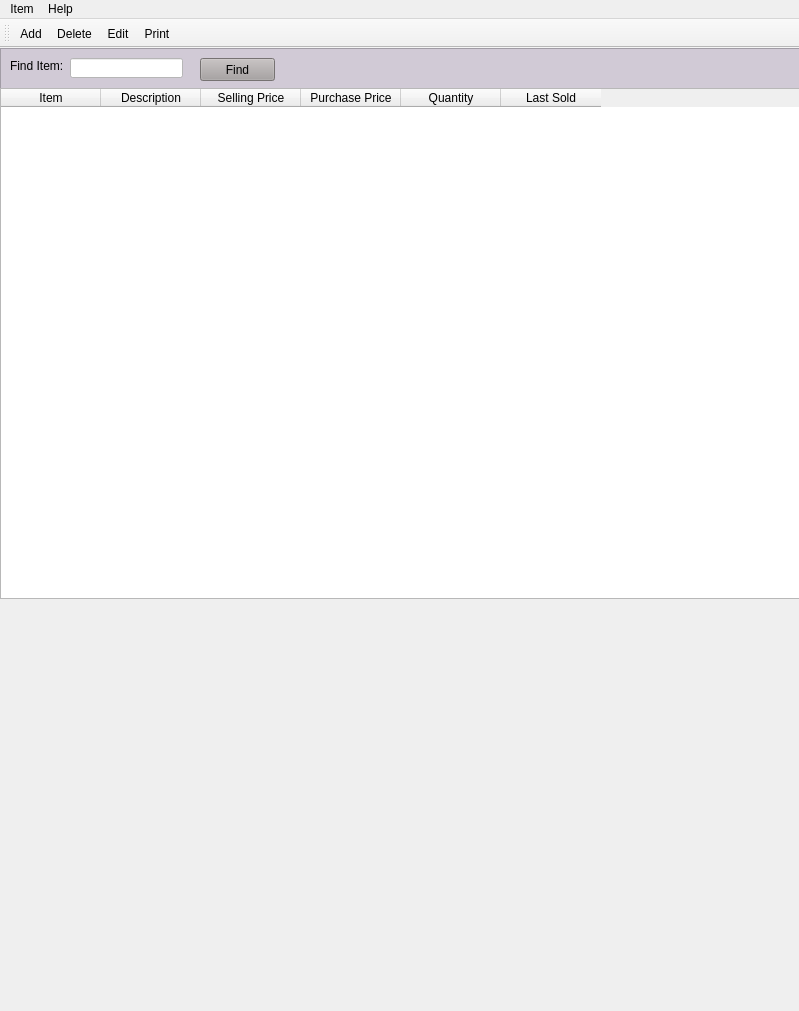
<?xml version="1.0" encoding="UTF-8"?>
<ui version="4.0">
 <class>viewItemWindow</class>
 <widget class="QMainWindow" name="viewItemWindow">
  <property name="geometry">
   <rect>
    <x>0</x>
    <y>0</y>
    <width>799</width>
    <height>1011</height>
   </rect>
  </property>
  <property name="windowTitle">
   <string>Items</string>
  </property>
  <widget class="QWidget" name="centralwidget">
   <widget class="QFrame" name="frame">
    <property name="geometry">
     <rect>
      <x>0</x>
      <y>0</y>
      <width>801</width>
      <height>41</height>
     </rect>
    </property>
    <property name="styleSheet">
     <string notr="true">background-color: rgb(209, 202, 214);</string>
    </property>
    <property name="frameShape">
     <enum>QFrame::StyledPanel</enum>
    </property>
    <property name="frameShadow">
     <enum>QFrame::Raised</enum>
    </property>
    <widget class="QLabel" name="label">
     <property name="geometry">
      <rect>
       <x>10</x>
       <y>10</y>
       <width>61</width>
       <height>16</height>
      </rect>
     </property>
     <property name="text">
      <string>Find Item:</string>
     </property>
    </widget>
    <widget class="QLineEdit" name="lineEdit">
     <property name="geometry">
      <rect>
       <x>70</x>
       <y>10</y>
       <width>113</width>
       <height>20</height>
      </rect>
     </property>
     <property name="styleSheet">
      <string notr="true">background-color: rgb(255, 255, 255);</string>
     </property>
    </widget>
    <widget class="QPushButton" name="pushButton">
     <property name="geometry">
      <rect>
       <x>200</x>
       <y>10</y>
       <width>75</width>
       <height>23</height>
      </rect>
     </property>
     <property name="styleSheet">
      <string notr="true">background-color: rgb(165, 159, 159);</string>
     </property>
     <property name="text">
      <string>Find</string>
     </property>
    </widget>
   </widget>
   <widget class="QTableWidget" name="tableWidget">
    <property name="enabled">
     <bool>true</bool>
    </property>
    <property name="geometry">
     <rect>
      <x>0</x>
      <y>40</y>
      <width>801</width>
      <height>511</height>
     </rect>
    </property>
    <column>
     <property name="text">
      <string>Item</string>
     </property>
    </column>
    <column>
     <property name="text">
      <string>Description</string>
     </property>
    </column>
    <column>
     <property name="text">
      <string>Selling Price</string>
     </property>
    </column>
    <column>
     <property name="text">
      <string>Purchase Price</string>
     </property>
    </column>
    <column>
     <property name="text">
      <string>Quantity</string>
     </property>
    </column>
    <column>
     <property name="text">
      <string>Last Sold</string>
     </property>
    </column>
   </widget>
  </widget>
  <widget class="QMenuBar" name="menubar">
   <property name="geometry">
    <rect>
     <x>0</x>
     <y>0</y>
     <width>799</width>
     <height>21</height>
    </rect>
   </property>
   <widget class="QMenu" name="menuItem">
    <property name="title">
     <string>Item</string>
    </property>
    <addaction name="actionAdd_new_Item"/>
    <addaction name="actionDelete_this_Item"/>
    <addaction name="actionEdit_this_Item"/>
    <addaction name="separator"/>
    <addaction name="actionFind_Item"/>
    <addaction name="actionFind_Next_Item"/>
    <addaction name="separator"/>
    <addaction name="actionReport"/>
    <addaction name="actionImport_Items_From_CSV"/>
    <addaction name="separator"/>
    <addaction name="actionClose"/>
   </widget>
   <widget class="QMenu" name="menuHelp">
    <property name="title">
     <string>Help</string>
    </property>
    <addaction name="actionHelp_Contents"/>
    <addaction name="actionContact_Software_Developer"/>
   </widget>
   <addaction name="menuItem"/>
   <addaction name="menuHelp"/>
  </widget>
  <widget class="QToolBar" name="toolBar">
   <property name="windowTitle">
    <string>toolBar</string>
   </property>
   <attribute name="toolBarArea">
    <enum>TopToolBarArea</enum>
   </attribute>
   <attribute name="toolBarBreak">
    <bool>false</bool>
   </attribute>
   <addaction name="actionAdd"/>
   <addaction name="actionDelete"/>
   <addaction name="actionEdit"/>
   <addaction name="actionPrint"/>
  </widget>
  <action name="actionAdd">
   <property name="icon">
    <iconset>
     <normaloff>C:/Users/MOIZ/Downloads/icons/plus-circle.png</normaloff>C:/Users/MOIZ/Downloads/icons/plus-circle.png</iconset>
   </property>
   <property name="text">
    <string>Add</string>
   </property>
   <property name="toolTip">
    <string>Add a new Item</string>
   </property>
  </action>
  <action name="actionDelete">
   <property name="icon">
    <iconset>
     <normaloff>C:/Users/MOIZ/Downloads/icons/cross-octagon.png</normaloff>C:/Users/MOIZ/Downloads/icons/cross-octagon.png</iconset>
   </property>
   <property name="text">
    <string>Delete</string>
   </property>
   <property name="toolTip">
    <string>Delete a Item</string>
   </property>
  </action>
  <action name="actionEdit">
   <property name="icon">
    <iconset>
     <normaloff>C:/Users/MOIZ/Downloads/icons/pencil.png</normaloff>C:/Users/MOIZ/Downloads/icons/pencil.png</iconset>
   </property>
   <property name="text">
    <string>Edit</string>
   </property>
   <property name="toolTip">
    <string>Edit an Item</string>
   </property>
  </action>
  <action name="actionPrint">
   <property name="icon">
    <iconset>
     <normaloff>C:/Users/MOIZ/Downloads/icons/printer.png</normaloff>C:/Users/MOIZ/Downloads/icons/printer.png</iconset>
   </property>
   <property name="text">
    <string>Print</string>
   </property>
   <property name="toolTip">
    <string>Print Report</string>
   </property>
  </action>
  <action name="actionAdd_new_Item">
   <property name="text">
    <string>Add new Item</string>
   </property>
  </action>
  <action name="actionDelete_this_Item">
   <property name="text">
    <string>Delete this Item</string>
   </property>
  </action>
  <action name="actionEdit_this_Item">
   <property name="text">
    <string>Edit this Item</string>
   </property>
  </action>
  <action name="actionFind_Item">
   <property name="text">
    <string>Find Item</string>
   </property>
  </action>
  <action name="actionFind_Next_Item">
   <property name="text">
    <string>Find Next Item</string>
   </property>
  </action>
  <action name="actionReport">
   <property name="text">
    <string>Report</string>
   </property>
  </action>
  <action name="actionImport_Items_From_CSV">
   <property name="text">
    <string>Import Items from CSV</string>
   </property>
  </action>
  <action name="actionClose">
   <property name="text">
    <string>Close</string>
   </property>
  </action>
  <action name="actionHelp_Contents">
   <property name="text">
    <string>Help Contents</string>
   </property>
  </action>
  <action name="actionContact_Software_Developer">
   <property name="text">
    <string>Contact Software Developer</string>
   </property>
  </action>
 </widget>
 <resources/>
 <connections/>
</ui>
